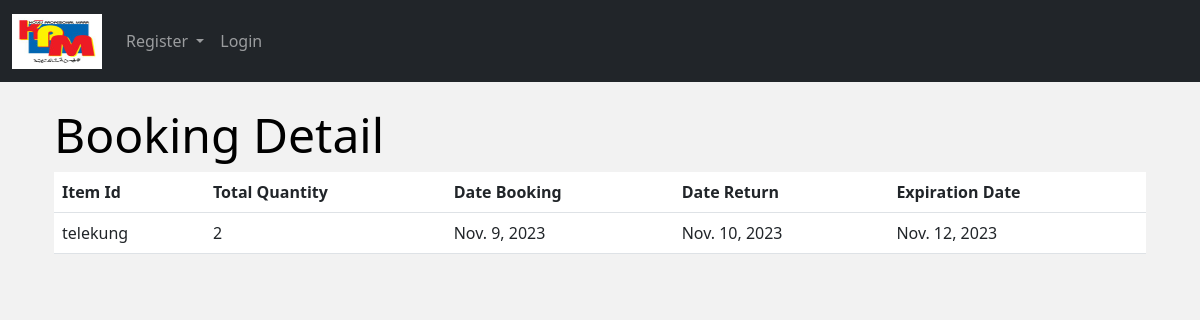
The app's page /orders/1/ with its own data.
### Annur/models.py (models this page shows, shortened)
class Booking(models.Model):
    Itemid = models.ForeignKey(Item, on_delete=models.CASCADE)
    Datebooking = models.DateField()
    Datereturn = models.DateField()
    TotalQuantity = models.IntegerField()
    ExpireDate = models.DateField()

class Item(models.Model):
    Itemid = models.CharField(max_length = 6, primary_key = True)
    Itemname = models.TextField(max_length = 100)
    Itemquantity = models.IntegerField()
    Itemdescription = models.TextField(max_length = 100)

### Annur/views.py (the view)
# urls.py: path('orders/<int:pk>/', views.order_detail, name='order_detail'),
def order_detail(request, pk):
    order = get_object_or_404(Booking, pk=pk)
    context = {'order': order}
    return render(request, 'order_detail.html', context)

### Annur/templates/order_detail.html
{% extends 'base.html' %}
{% block content %}
  <div class="container mt-6">
    <h1 style="color: black;">Booking Detail</h1>
    <table class="table">
      <thead>
        <tr>
          <th>Item Id</th>
          <th>Total Quantity</th>
          <th>Date Booking</th>
          <th>Date Return</th>
          <th>Expiration Date</th>
        </tr>
      </thead>
      <tbody>
        <tr>
          <td>{{ order.Itemid.Itemname }}</td>
          <td>{{ order.TotalQuantity }}</td>
          <td>{{ order.Datebooking }}</td>
          <td>{{ order.Datereturn }}</td>
          <td>{{ order.ExpireDate }}</td>
        </tr>
      </tbody>
    </table>
  </div>
{% endblock %}

### Annur/static/style.css (style rules this page uses)
body { background-image: url('images/Coop1.jpg'); background-size: cover; background-position: center; }
h1 { font-size: 3em; margin-top: 0; }

### Annur/templates/base.html (style rules this page uses)
body { background-color: #F2F2F2; }

### records on screen
Booking: Itemid.Itemname "telekung", TotalQuantity "2", Datebooking "Nov. 9, 2023", Datereturn "Nov. 10, 2023", ExpireDate "Nov. 12, 2023"
